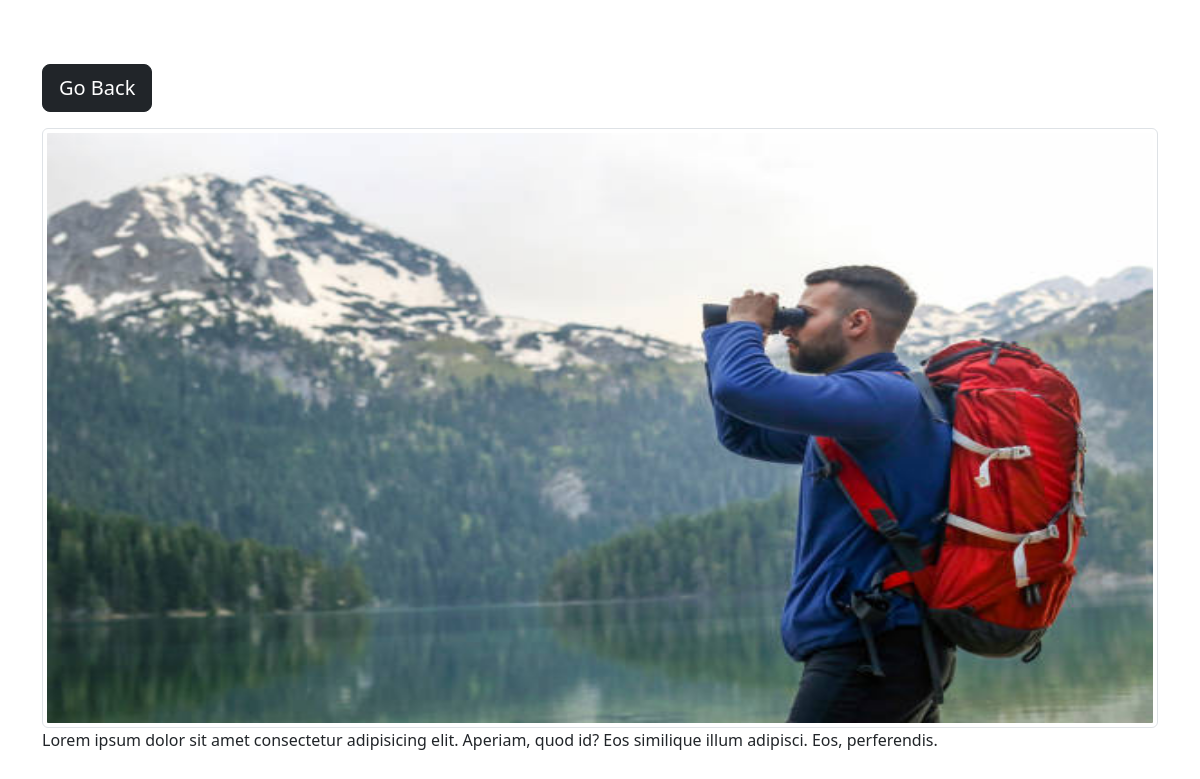
The page /category/travel/4/ on the database its author committed.
### photos/models.py (models this page shows, shortened)
class Gallery(models.Model):
    category = models.ForeignKey(Category,on_delete=models.SET_NULL,null=True,blank=True)
    slug = models.SlugField(max_length=200,blank=True,null=True)
    images = models.ImageField(null=True,blank=True,upload_to='photos')
    description = models.TextField()

### photos/views.py (the view)
# urls.py: path('category/<str:category_slug>/<str:pk>/',views.photo,name="photo"),
def photo(request,category_slug,pk):
    gallery = None
    try:
        gallery = Gallery.objects.get(category__slug=category_slug,id=pk)
    except Exception as e:
        pass
    context = {'gallery':gallery}
    return render(request,'photos/photo.html',context)

### photos/context_processors.py (called while the page is built)
def category_links(request):
    categories = Category.objects.all()
    return dict(categories=categories)

### photos/templates/photos/photo.html (shortened to what this page needs)
{% extends 'base.html' %}
{% load static %}
{% block content %}
<div class="container mt-5">
    <div class="row justify-content-center">
        <div class="col">
            <a href="{% url 'gallery' %}" class="btn btn-lg btn-dark my-3">Go Back</a>
            <div style="height:75vh">
                <img class="img-thumbnail" width="100%" height="80%" src="{{gallery.images.url}}" style="max-width:100%;max-height:100%" alt="">
                <p>{{gallery.description}}</p>
            </div>
        </div>
    </div>
</div>
{% endblock content %}

### rows shown on the page
Gallery: images (picture), description "Lorem ipsum dolor sit amet consectetur adipisicing elit. Aperiam, quod id? Eos similique illum adipisci. Eos, perferendis."
